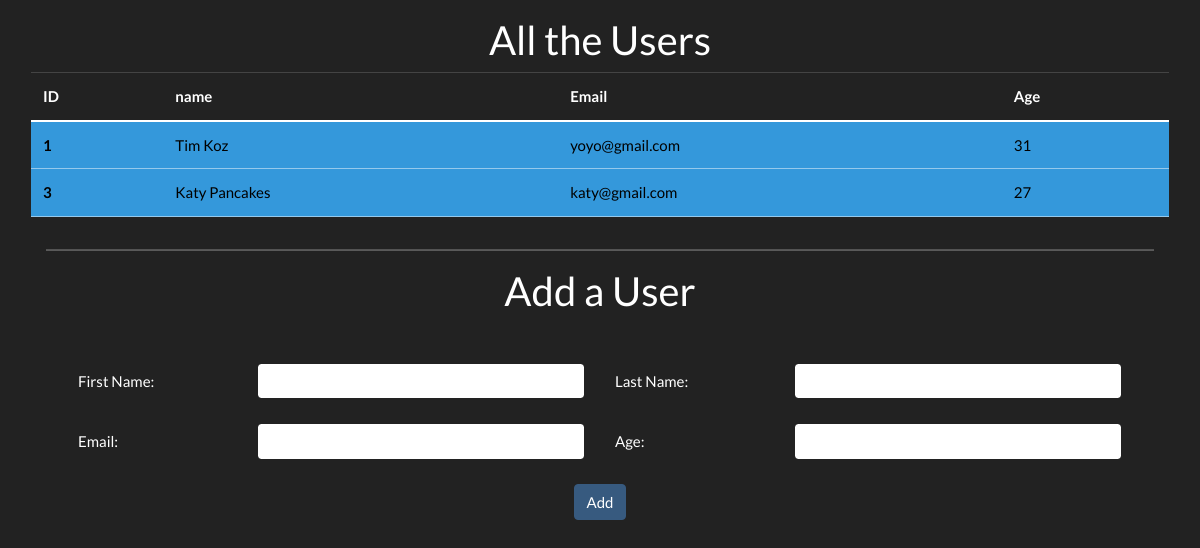
Before: / with the older database file.
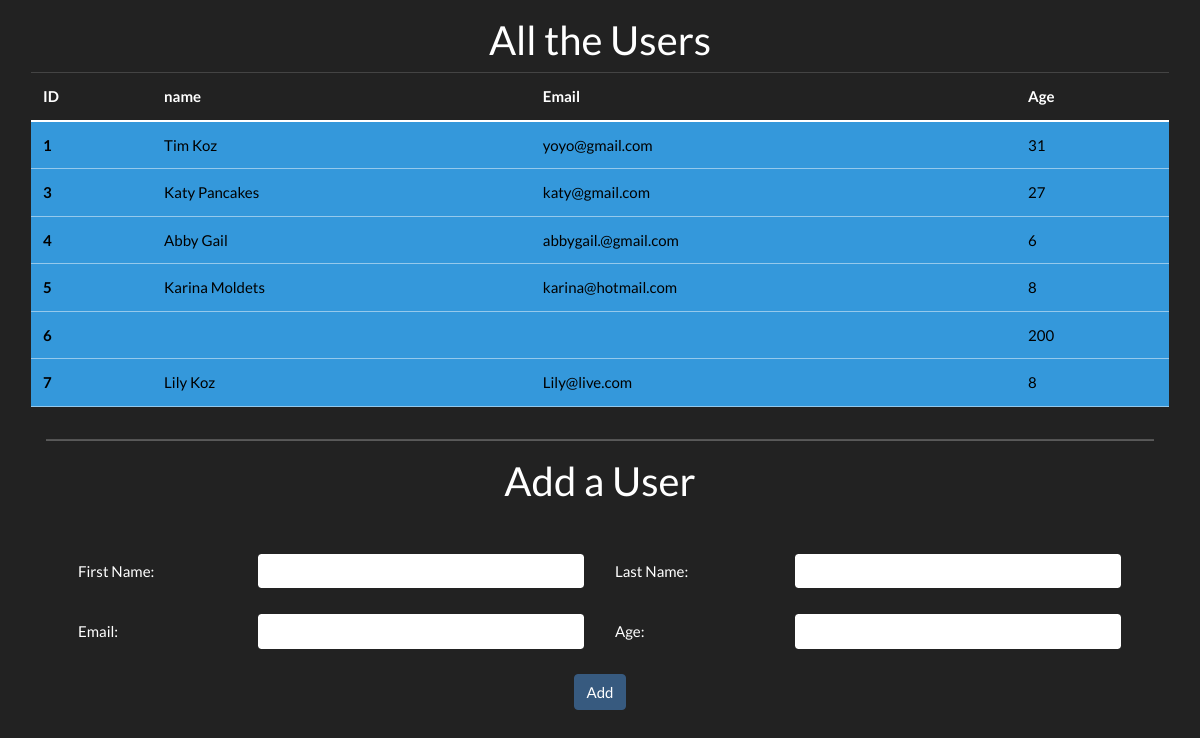
After: the same page with the newer database file.
### users_app/models.py (models this page shows)
class USER(models.Model):
    first_name = models.CharField(max_length=255)
    last_name = models.CharField(max_length=255)
    email_address = models.CharField(max_length=255)
    age = models.IntegerField()
    created_at = models.DateTimeField(auto_now_add=True)
    updated_at = models.DateTimeField(auto_now=True)

### users_app/views.py (the view)
# urls.py: path('', views.index),
def index(request):
    context = {"USERS": USER.objects.all()}
    return render(request, 'index.html', context)

### users_app/templates/index.html (shortened to what this page needs)
<!doctype html>
<html lang="en">
<head>
    <link href="https://cdn.jsdelivr.net/npm/bootstrap@5.0.1/dist/css/bootstrap.min.css" rel="stylesheet">
    <link rel="stylesheet" href="https://cdn.jsdelivr.net/npm/bootswatch@4.5.2/dist/darkly/bootstrap.min.css">
</head>
<body>
    <div class="container p-3">
        <div class="row align-items-center">
            <h2 class="text-center">All the Users</h2>
        </div>
        <div class="row align-items-center">
            <table class="table table-hover">
                <thead>
                    <tr>
                        <th scope="col">ID</th>
                        <th scope="col">name</th>
                        <th scope="col">Email</th>
                        <th scope="col">Age</th>
                    </tr>
                </thead>
                <tbody>
                    {% for USER in USERS %}
                    <tr class="table-info">
                        <th scope="row">{{ USER.id }}</th>
                        <td>{{USER.first_name }} {{ USER.last_name }}</td>
                        <td>{{ USER.email_address}}</td>
                        <td>{{USER.age}}</td>
                    </tr>
                    {% endfor %}
                </tbody>
            </table>
        </div>
        <hr/>
        <div class="row align-items-center">
            <h2 class="text-center">Add a User</h2>
            <div class="container-md p-3">
                <form action="/takeUser" method="POST">
                    <div class="row g-2 align-items-center m-3">
                        <div class="col-2">
                            <label for="firstname" class="col-form-label">First Name:</label>
                        </div>
                        <div class="col-4">
                            <input name="firstname" type="text" id="firstname" class="form-control">
                        </div>
                        <div class="col-2">
                            <label for="lastname" class="col-form-label">Last Name:</label>
                        </div>
                        <div class="col-4">
                            <input name="lastname" type="text" id="lastname" class="form-control">
                        </div>
                    </div>
                    <div class="row g-2 align-items-center m-3">
                            <div class="col-2">
                                <label for="email" class="col-form-label">Email:</label>
                            </div>
                            <div class="col-4">
                                <input name="email" type="text" id="email" class="form-control">
                            </div>
                            <div class="col-2">
                                <label for="age" class="col-form-label">Age:</label>
                            </div>
                            <div class="col-4">
                                <input name="age" type="text" id="age" class="form-control">
                            </div>
                        </div>
                    <div class="row g-2 justify-content-center m-3">
                        <div class="col-2 text-center">
                            <button type="submit" class="btn btn-primary" value="add_user">Add</button>
                        </div>
                    </div>
                </form>
            </div>
        </div>
    </div>
</body>
</html>

Changed rows visible on the page:
added USER: id "4", first_name "Abby", last_name "Gail", email_address "abbygail.@gmail.com", age "6"
added USER: id "5", first_name "Karina", last_name "Moldets", email_address "karina@hotmail.com", age "8"
added USER: id "6", age "200"
added USER: id "7", first_name "Lily", last_name "Koz", email_address "Lily@live.com", age "8"
